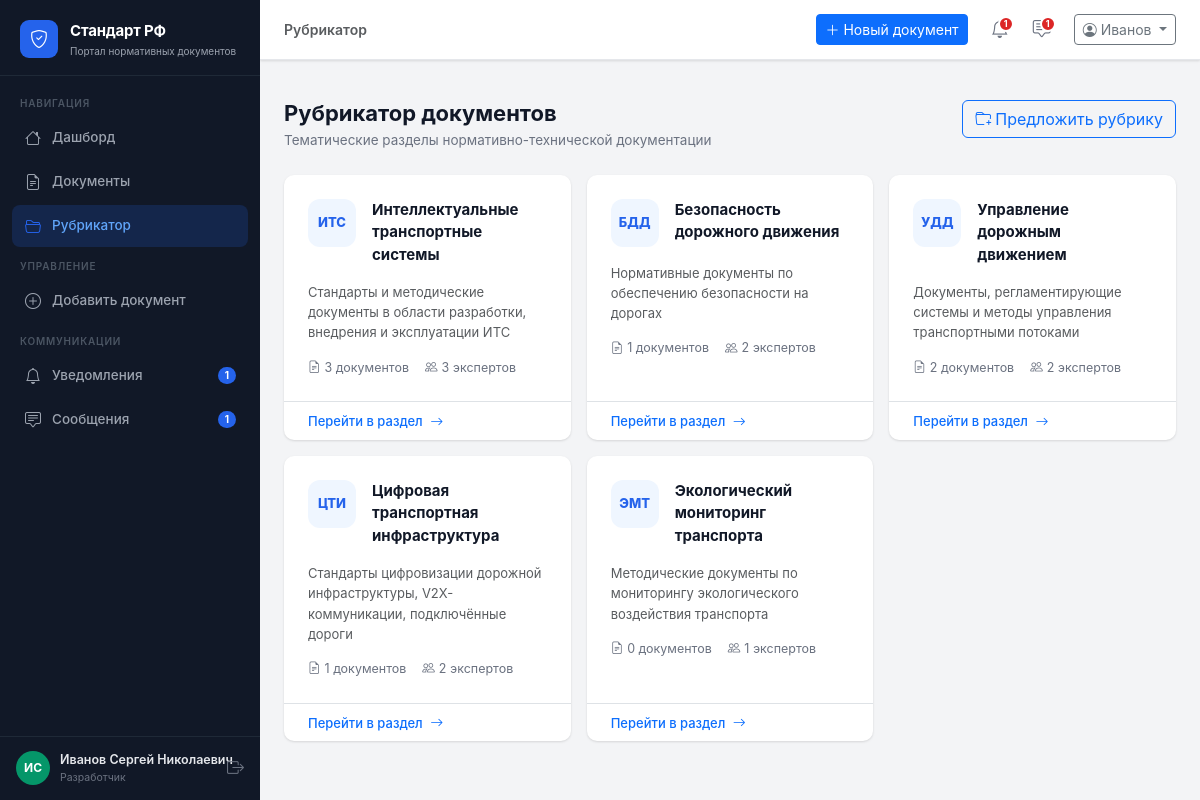
/rubrics/ (signed in), run on the app's committed database.
### app/models.py (models this page shows)
class User(db.Model):
    __tablename__ = 'users'
    id           = db.Column(db.Integer, primary_key=True)
    username     = db.Column(db.String(80), unique=True, nullable=False)
    email        = db.Column(db.String(120), unique=True, nullable=False)
    password     = db.Column(db.String(200), nullable=False, default='demo123')
    role         = db.Column(db.String(20), nullable=False)   # admin | org | expert
    full_name    = db.Column(db.String(200))
    organization = db.Column(db.String(300))
    position     = db.Column(db.String(200))
    created_at   = db.Column(db.DateTime, default=datetime.utcnow)
    phone        = db.Column(db.String(20))
    is_active    = db.Column(db.Boolean, default=True)
    org_id       = db.Column(db.Integer, db.ForeignKey('users.id'), nullable=True)
    rubric_id    = db.Column(db.Integer, db.ForeignKey('rubrics.id'), nullable=True)
    documents     = db.relationship('Document', backref='author', lazy=True,
                                    foreign_keys='Document.author_id')
    comments      = db.relationship('Comment', backref='author', lazy=True)
    notifications = db.relationship('Notification', backref='user', lazy=True)
    def get_initials(self):
        if self.full_name:
            parts = self.full_name.split()
            if len(parts) >= 2:
                return f"{parts[0][0]}{parts[1][0]}".upper()
            return self.full_name[:2].upper()
        return self.username[:2].upper()
    def role_label(self):
        return {'admin': 'Сис. администратор', 'org': 'Разработчик', 'organization': 'Организация', 'expert': 'Эксперт'}.get(self.role, self.role)
    def unread_notifications(self):
        return Notification.query.filter_by(user_id=self.id, is_read=False).count()
    def unread_messages(self):
        return Message.query.filter_by(receiver_id=self.id, is_read=False).count()

class Rubric(db.Model):
    __tablename__ = 'rubrics'
    id          = db.Column(db.Integer, primary_key=True)
    code        = db.Column(db.String(20), unique=True, nullable=False)
    name        = db.Column(db.String(200), nullable=False)
    description = db.Column(db.Text)
    created_at  = db.Column(db.DateTime, default=datetime.utcnow)
    documents = db.relationship('Document', backref='rubric', lazy=True)
    def expert_count(self):
        return RubricExpert.query.filter_by(rubric_id=self.id).count()
    def document_count(self):
        return Document.query.filter_by(rubric_id=self.id).count()

### app/routes/rubrics.py (the view)
@rubrics_bp.route('/')
@login_required
def index():
    user    = get_current_user()
    rubrics = Rubric.query.all()
    return render_template('rubrics/index.html', rubrics=rubrics, user=user)

### app/utils.py (called while the page is built)
def login_required(f):
    @wraps(f)
    def decorated(*args, **kwargs):
        if 'user_id' not in session:
            return redirect(url_for('auth.login'))
        return f(*args, **kwargs)
    return decorated

def get_current_user():
    if 'user_id' in session:
        return User.query.get(session['user_id'])
    return None

### app/templates/rubrics/index.html (shortened to what this page needs)
{% extends 'base.html' %}
{% block page_title %}Рубрикатор{% endblock %}
{% block content %}
<div class="page-header d-flex align-items-start justify-content-between">
  <div>
    <h1>Рубрикатор документов</h1>
    <p>Тематические разделы нормативно-технической документации</p>
  </div>
  {% if user.role == 'org' %}
  <button class="btn btn-outline-primary" data-bs-toggle="modal" data-bs-target="#proposeRubricModal">
    <i class="bi bi-folder-plus me-1"></i>Предложить рубрику
  </button>
  {% endif %}
</div>
<div class="row g-3">
  {% for rubric in rubrics %}
  <div class="col-sm-6 col-xl-4">
    <a href="{{ url_for('rubrics.detail', rubric_id=rubric.id) }}"
       class="card text-decoration-none h-100" style="transition:box-shadow .18s,transform .18s;"
       onmouseover="this.style.boxShadow='0 4px 16px rgba(0,0,0,.1)';this.style.transform='translateY(-2px)'"
       onmouseout="this.style.boxShadow='';this.style.transform=''">
      <div class="card-body p-4">
        <div class="d-flex align-items-start gap-3 mb-3">
          <div style="width:48px;height:48px;background:#eff6ff;border-radius:12px;
                      display:flex;align-items:center;justify-content:center;
                      font-size:13px;font-weight:800;color:#2563eb;flex-shrink:0;">
            {{ rubric.code }}
          </div>
          <div>
            <div class="fw-bold" style="font-size:15px;color:#111827;">{{ rubric.name }}</div>
          </div>
        </div>
        {% if rubric.description %}
        <p class="text-muted mb-3" style="font-size:13px;line-height:1.55;">
          {{ rubric.description | truncate(110) }}
        </p>
        {% endif %}
        <div class="d-flex gap-3 mt-auto" style="font-size:12.5px;color:#6b7280;">
          <span><i class="bi bi-file-earmark-text me-1"></i>{{ rubric.document_count() }} документов</span>
          <span><i class="bi bi-people me-1"></i>{{ rubric.expert_count() }} экспертов</span>
        </div>
      </div>
      <div class="card-footer bg-transparent border-top py-2 px-4">
        <span class="text-primary" style="font-size:13px;font-weight:500;">
          Перейти в раздел <i class="bi bi-arrow-right ms-1"></i>
        </span>
      </div>
    </a>
  </div>
  {% endfor %}
</div>
{% endblock %}

### app/templates/base.html (shortened to what this page needs)
<!DOCTYPE html>
<html lang="ru">
<head>
  <link rel="stylesheet"
        href="https://cdn.jsdelivr.net/npm/bootstrap@5.3.3/dist/css/bootstrap.min.css" />
  <link rel="stylesheet"
        href="https://cdn.jsdelivr.net/npm/bootstrap-icons@1.11.3/font/bootstrap-icons.min.css" />
  <link rel="stylesheet" href="{{ url_for('static', filename='css/main.css') }}" />
</head>
<body>
<aside class="sidebar" id="sidebar">
  <div class="sidebar-brand">
    <div class="brand-icon"><i class="bi bi-shield-check"></i></div>
    <div class="brand-text">
      <span class="brand-title">Стандарт РФ</span>
      <span class="brand-sub">Портал нормативных документов</span>
    </div>
  </div>
  <nav class="sidebar-nav">
    <div class="nav-section-label">Навигация</div>
    <a href="{{ url_for('main.dashboard') }}"
       class="nav-link {% if request.endpoint == 'main.dashboard' %}active{% endif %}">
      <i class="bi bi-house"></i><span>Дашборд</span>
    </a>
    <a href="{{ url_for('documents.list_documents') }}"
       class="nav-link {% if request.blueprint == 'documents' and request.endpoint != 'documents.add' %}active{% endif %}">
      <i class="bi bi-file-earmark-text"></i><span>Документы</span>
    </a>
    <a href="{{ url_for('rubrics.index') }}"
       class="nav-link {% if request.blueprint == 'rubrics' %}active{% endif %}">
      <i class="bi bi-folder2-open"></i><span>Рубрикатор</span>
    </a>
    {% if session.role in ('admin', 'org', 'organization') %}
    <div class="nav-section-label mt-2">Управление</div>
    {% if session.role == 'org' %}
    <a href="{{ url_for('documents.add') }}"
       class="nav-link {% if request.endpoint == 'documents.add' %}active{% endif %}">
      <i class="bi bi-plus-circle"></i><span>Добавить документ</span>
    </a>
    {% endif %}
    {% endif %}
    <div class="nav-section-label mt-2">Коммуникации</div>
    <a href="{{ url_for('notifications.index') }}"
       class="nav-link {% if request.blueprint == 'notifications' %}active{% endif %}">
      <i class="bi bi-bell"></i><span>Уведомления</span>
      {% set unread_n = current_user.unread_notifications() if current_user else 0 %}
      {% if unread_n > 0 %}
      <span class="nav-badge">{{ unread_n }}</span>
      {% endif %}
    </a>
    <a href="{{ url_for('messages.index') }}"
       class="nav-link {% if request.blueprint == 'messages' %}active{% endif %}">
      <i class="bi bi-chat-square-text"></i><span>Сообщения</span>
      {% set unread_m = current_user.unread_messages() if current_user else 0 %}
      {% if unread_m > 0 %}
      <span class="nav-badge">{{ unread_m }}</span>
      {% endif %}
    </a>
  </nav>
  <div class="sidebar-footer">
    <div class="user-card">
      {% set _avatar_colors = ['#2563eb','#7c3aed','#059669','#d97706','#dc2626'] %}
      <div class="user-avatar" style="background:{{ _avatar_colors[(current_user.id % _avatar_colors|length) if current_user else 0] }}">
        {{ current_user.get_initials() if current_user else '?' }}
      </div>
      <div class="user-info">
        <div class="user-name">{{ session.full_name or 'Гость' }}</div>
        <div class="user-role">{{ current_user.role_label() if current_user else '' }}</div>
      </div>
    </div>
    <a href="{{ url_for('auth.logout') }}" class="btn-logout" title="Выйти">
      <i class="bi bi-box-arrow-right"></i>
    </a>
  </div>
</aside>
<div class="main-wrapper">
  <header class="topbar">
    <div class="topbar-breadcrumb">
      {% block breadcrumb %}
      <span class="text-muted">{% block page_title %}{% endblock %}</span>
      {% endblock %}
    </div>
    <div class="topbar-actions ms-auto">
      {% if session.role == 'org' %}
      <a href="{{ url_for('documents.add') }}" class="btn btn-primary btn-sm me-2">
        <i class="bi bi-plus-lg me-1"></i>Новый документ
      </a>
      {% endif %}
      <a href="{{ url_for('notifications.index') }}" class="topbar-icon-btn" title="Уведомления">
        {% set unread_n = current_user.unread_notifications() if current_user else 0 %}
        {% if unread_n > 0 %}<span class="dot-badge">{{ unread_n }}</span>{% endif %}
      </a>
      <a href="{{ url_for('messages.index') }}" class="topbar-icon-btn" title="Сообщения">
        {% set unread_m = current_user.unread_messages() if current_user else 0 %}
        {% if unread_m > 0 %}<span class="dot-badge">{{ unread_m }}</span>{% endif %}
      </a>
      <div class="dropdown ms-2">
        <button class="btn btn-outline-secondary btn-sm dropdown-toggle" data-bs-toggle="dropdown">
          <i class="bi bi-person-circle me-1"></i>{{ session.full_name.split()[0] if session.full_name else 'Гость' }}
        </button>
      </div>
    </div>
  </header>
  <div class="flash-container">
  </div>
  <main class="page-content">
    {% block content %}{% endblock %}
  </main>
</div>
</body>
</html>

### data on the page
User: full_name "ИС", full_name "Иванов Сергей Николаевич", role "Разработчик"
Rubric: code "ИТС", name "Интеллектуальные транспортные системы", description "Стандарты и методические документы в области разработки, внедрения и эксплуатации ИТС", document_count "3", expert_count "3"
Rubric: code "БДД", name "Безопасность дорожного движения", description "Нормативные документы по обеспечению безопасности на дорогах", document_count "1", expert_count "2"
Rubric: code "УДД", name "Управление дорожным движением", description "Документы, регламентирующие системы и методы управления транспортными потоками", document_count "2", expert_count "2"
Rubric: code "ЦТИ", name "Цифровая транспортная инфраструктура", description "Стандарты цифровизации дорожной инфраструктуры, V2X-коммуникации, подключённые дороги", document_count "1", expert_count "2"
Rubric: code "ЭМТ", name "Экологический мониторинг транспорта", description "Методические документы по мониторингу экологического воздействия транспорта", document_count "0", expert_count "1"

### other printed values
{{ unread_n }} "1"
{{ unread_m }} "1"
{{ session.full_name.split()[0] if session.full_name else 'Гость' }} "Иванов"
